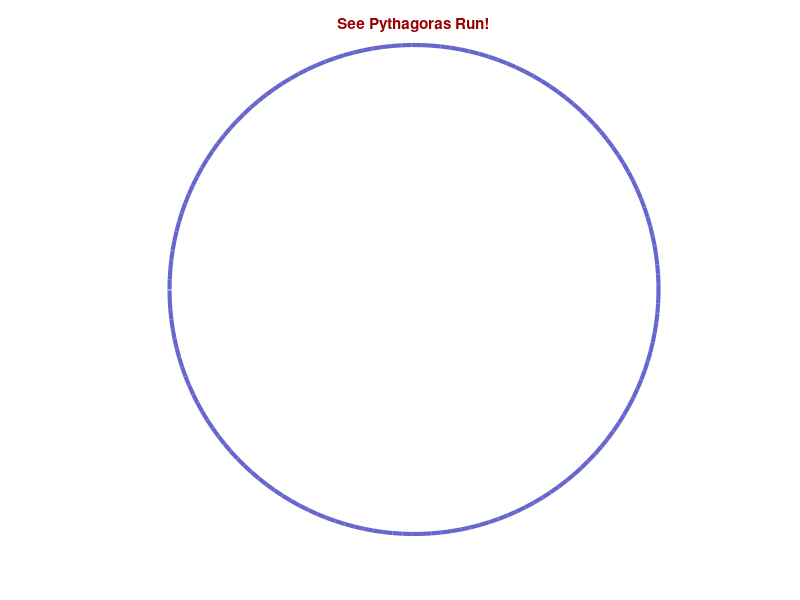

Source code (MATLAB): (Note: this script raises an error after producing the figure.)
%%

c = -pi:.04:pi;
cx = cos(c);
cy = -sin(c);
hf = figure('color','white');
axis off, axis equal
line(cx, cy, 'color', [.4 .4 .8],'LineWidth',3);
title('See Pythagoras Run!','Color',[.6 0 0])
hold on

x1 = [-1 0 1 -1];
y =   [0 0 0 0];
ht = area(x,y,'facecolor',[.6 0 0])
set(ht,'XDataSource','x1')
set(ht,'YDataSource','y')
for j = 1:length(c)
    x1(2) = cx(j);
    y(2) = cy(j);
    refreshdata(hf,'caller')
    drawnow
    
%     pause(0.001);
end